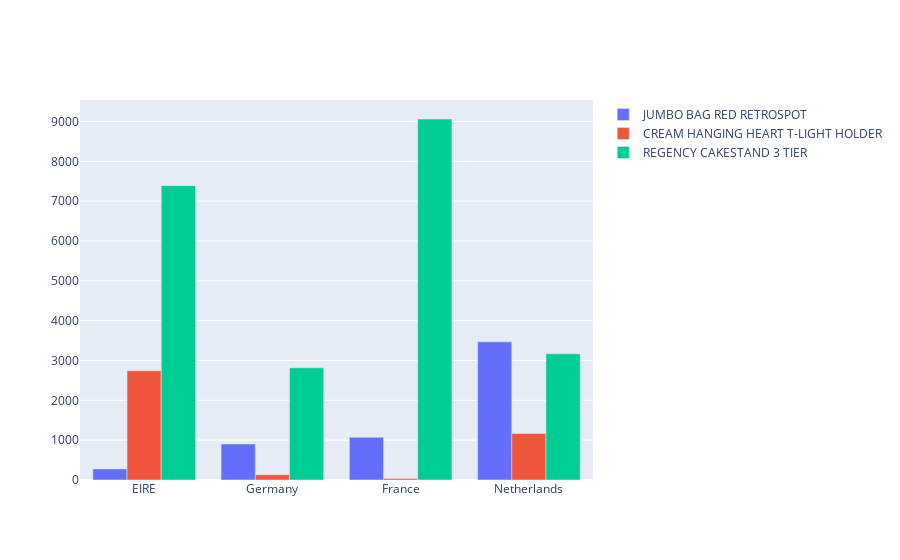

Notebook code cell kept with this figure:
### Code cell
fig = go.Figure(data=[
    go.Bar(name='JUMBO BAG RED RETROSPOT', x=country_list, y=[e for i in data5.loc['JUMBO BAG RED RETROSPOT'].values.tolist() for e in i]),
    go.Bar(name='CREAM HANGING HEART T-LIGHT HOLDER', x=country_list, y=[e for i in data5.loc['CREAM HANGING HEART T-LIGHT HOLDER'].values.tolist() for e in i]),
    go.Bar(name='REGENCY CAKESTAND 3 TIER', x=country_list, y=[e for i in data5.loc['REGENCY CAKESTAND 3 TIER'].values.tolist() for e in i])
])
# Change the bar mode
fig.update_layout(barmode='group')
fig.show()

### Figure 1 — Plotly figure (JSON) as saved in the notebook; plotly's stock layout.template omitted (floating-point values rounded to 4 significant figures)
{"data": [{"name": "JUMBO BAG RED RETROSPOT", "type": "bar", "x": ["EIRE", "Germany", "France", "Netherlands"], "y": [278.7, 903.4, 1073.0, 3468]}, {"name": "CREAM HANGING HEART T-LIGHT HOLDER", "type": "bar", "x": ["EIRE", "Germany", "France", "Netherlands"], "y": [2741.0, 131.8, 35.4, 1167]}, {"name": "REGENCY CAKESTAND 3 TIER", "type": "bar", "x": ["EIRE", "Germany", "France", "Netherlands"], "y": [7389.0, 2817.0, 9062.0, 3166.0]}], "layout": {"barmode": "group"}}
